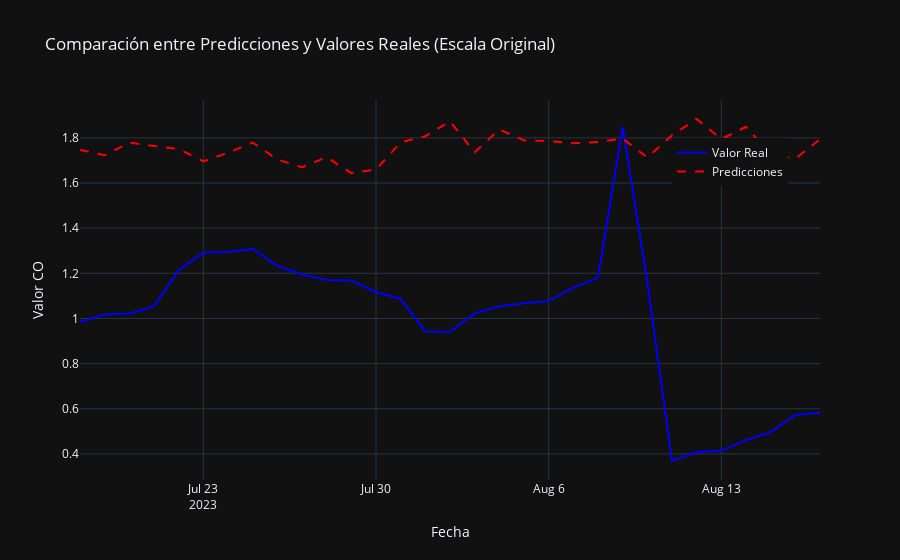

The notebook cell saved with this chart:
### Markdown cell above
Visualización

### Code cell
# Desescalar las predicciones y los valores reales
predictions_original = scaler_y.inverse_transform(predictions)  # Desescalar las predicciones
y_test_original = scaler_y.inverse_transform(y_test)  # Desescalar los valores reales

# Crear un DataFrame con las fechas, los valores reales y las predicciones desescaladas
fechas_test = daily_Monterrey.index[-n_test:]  # Ajusta esto a tu conjunto de fechas
df_predictions = pd.DataFrame({
    'Fecha': fechas_test,
    'Valor Real': y_test_original.flatten(),  # Desescalar y convertir a 1D
    'Predicciones': predictions_original.flatten()  # Desescalar y convertir a 1D
})
df_predictions.set_index('Fecha', inplace=True)

# Graficar los resultados usando Plotly
fig = go.Figure()

# Graficar los valores reales
fig.add_trace(go.Scatter(
    x=df_predictions.index,
    y=df_predictions['Valor Real'],
    name='Valor Real',
    mode='lines',
    line=dict(color='blue')
))

# Graficar las predicciones
fig.add_trace(go.Scatter(
    x=df_predictions.index,
    y=df_predictions['Predicciones'],
    name='Predicciones',
    mode='lines',
    line=dict(color='red', dash='dash')
))

# Configuración de la gráfica
fig.update_layout(
    title='Comparación entre Predicciones y Valores Reales (Escala Original)',
    xaxis_title='Fecha',
    yaxis_title='Valor CO',
    template='plotly_dark',
    legend=dict(x=0.8, y=0.9)
)

# Mostrar la gráfica
fig.show()

### Figure 1 — Plotly figure (JSON) as saved in the notebook; plotly's stock layout.template omitted (floating-point values rounded to 4 significant figures)
{"data": [{"line": {"color": "blue"}, "mode": "lines", "name": "Valor Real", "type": "scatter", "x": ["2023-07-18T00:00:00", "2023-07-19T00:00:00", "2023-07-20T00:00:00", "2023-07-21T00:00:00", "2023-07-22T00:00:00", "2023-07-23T00:00:00", "2023-07-24T00:00:00", "2023-07-25T00:00:00", "2023-07-26T00:00:00", "2023-07-27T00:00:00", "2023-07-28T00:00:00", "2023-07-29T00:00:00", "2023-07-30T00:00:00", "2023-07-31T00:00:00", "2023-08-01T00:00:00", "2023-08-02T00:00:00", "2023-08-03T00:00:00", "2023-08-04T00:00:00", "2023-08-05T00:00:00", "2023-08-06T00:00:00", "2023-08-07T00:00:00", "2023-08-08T00:00:00", "2023-08-09T00:00:00", "2023-08-10T00:00:00", "2023-08-11T00:00:00", "2023-08-12T00:00:00", "2023-08-13T00:00:00", "2023-08-14T00:00:00", "2023-08-15T00:00:00", "2023-08-16T00:00:00", "2023-08-17T00:00:00"], "y": [0.9846, 1.018, 1.022, 1.053, 1.214, 1.292, 1.295, 1.309, 1.233, 1.195, 1.17, 1.168, 1.116, 1.086, 0.9427, 0.9413, 1.022, 1.053, 1.068, 1.077, 1.137, 1.181, 1.849, 1.161, 0.3687, 0.4083, 0.4142, 0.4621, 0.4967, 0.5725, 0.5837]}, {"line": {"color": "red", "dash": "dash"}, "mode": "lines", "name": "Predicciones", "type": "scatter", "x": ["2023-07-18T00:00:00", "2023-07-19T00:00:00", "2023-07-20T00:00:00", "2023-07-21T00:00:00", "2023-07-22T00:00:00", "2023-07-23T00:00:00", "2023-07-24T00:00:00", "2023-07-25T00:00:00", "2023-07-26T00:00:00", "2023-07-27T00:00:00", "2023-07-28T00:00:00", "2023-07-29T00:00:00", "2023-07-30T00:00:00", "2023-07-31T00:00:00", "2023-08-01T00:00:00", "2023-08-02T00:00:00", "2023-08-03T00:00:00", "2023-08-04T00:00:00", "2023-08-05T00:00:00", "2023-08-06T00:00:00", "2023-08-07T00:00:00", "2023-08-08T00:00:00", "2023-08-09T00:00:00", "2023-08-10T00:00:00", "2023-08-11T00:00:00", "2023-08-12T00:00:00", "2023-08-13T00:00:00", "2023-08-14T00:00:00", "2023-08-15T00:00:00", "2023-08-16T00:00:00", "2023-08-17T00:00:00"], "y": [1.746, 1.723, 1.778, 1.766, 1.75, 1.696, 1.734, 1.779, 1.704, 1.669, 1.714, 1.644, 1.659, 1.78, 1.807, 1.873, 1.736, 1.837, 1.789, 1.786, 1.776, 1.781, 1.797, 1.713, 1.812, 1.883, 1.794, 1.849, 1.726, 1.708, 1.793]}], "layout": {"legend": {"x": 0.8, "y": 0.9}, "title": {"text": "Comparación entre Predicciones y Valores Reales (Escala Original)"}, "xaxis": {"title": {"text": "Fecha"}}, "yaxis": {"title": {"text": "Valor CO"}}}}
